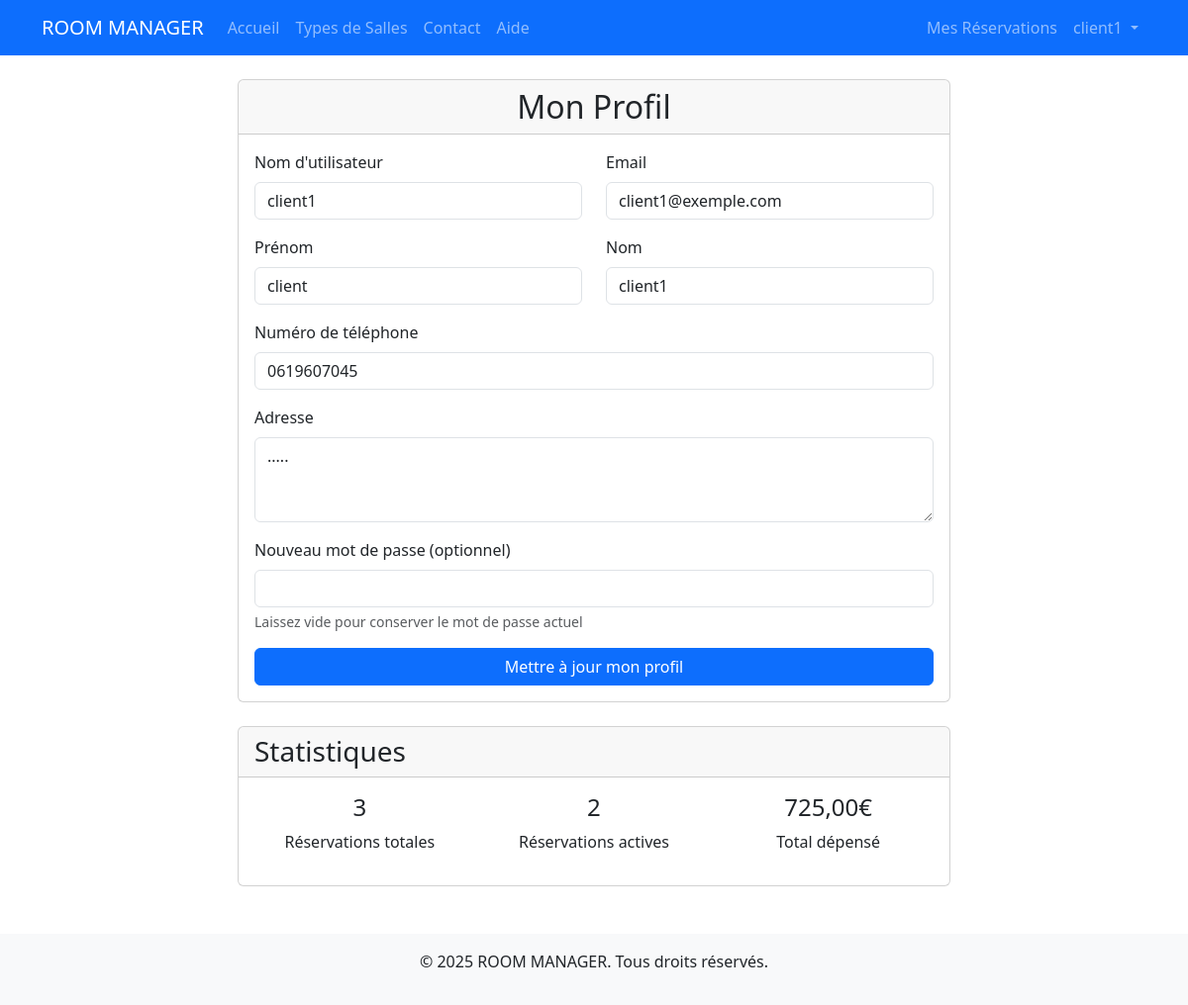
The app's page /profile/ (signed in) with its own data.
### core/models.py (models this page shows)
class User(AbstractUser):
    ROLE_CHOICES = [
        ('admin', 'Administrateur'),
        ('client', 'Client')
    ]
    phone_number = models.CharField(max_length=20, blank=True)
    address = models.TextField(blank=True)
    role = models.CharField(max_length=10, choices=ROLE_CHOICES, default='client')
    def is_admin_user(self):
        return self.role == 'admin' or self.is_superuser

### core/views.py (the view, shortened to what this page needs)
# urls.py: path('profile/', views.profile, name='profile'),
@login_required
def profile(request):
    total_bookings = request.user.booking_set.count()
    active_bookings = request.user.booking_set.filter(status__in=['pending', 'confirmed']).count()
    total_spent = sum(booking.total_amount for booking in request.user.booking_set.filter(payment_status=True))
    context = {
        'total_bookings': total_bookings,
        'active_bookings': active_bookings,
        'total_spent': total_spent
    }
    return render(request, 'core/profile.html', context)

### core/templates/core/profile.html (shortened to what this page needs)
{% extends 'core/base.html' %}
{% load crispy_forms_tags %}
{% block content %}
<div class="container">
    <div class="row justify-content-center">
        <div class="col-md-8">
            <div class="card">
                <div class="card-header">
                    <h2 class="text-center mb-0">Mon Profil</h2>
                </div>
                <div class="card-body">
                    <form method="post">
                        <div class="row">
                            <div class="col-md-6 mb-3">
                                <label for="username" class="form-label">Nom d'utilisateur</label>
                                <input type="text" class="form-control" id="username" value="{{ user.username }}" readonly>
                            </div>
                            <div class="col-md-6 mb-3">
                                <label for="email" class="form-label">Email</label>
                                <input type="email" class="form-control" id="email" name="email" value="{{ user.email }}" required>
                            </div>
                        </div>
                        <div class="row">
                            <div class="col-md-6 mb-3">
                                <label for="first_name" class="form-label">Prénom</label>
                                <input type="text" class="form-control" id="first_name" name="first_name" value="{{ user.first_name }}" required>
                            </div>
                            <div class="col-md-6 mb-3">
                                <label for="last_name" class="form-label">Nom</label>
                                <input type="text" class="form-control" id="last_name" name="last_name" value="{{ user.last_name }}" required>
                            </div>
                        </div>
                        <div class="mb-3">
                            <label for="phone_number" class="form-label">Numéro de téléphone</label>
                            <input type="tel" class="form-control" id="phone_number" name="phone_number" value="{{ user.phone_number }}" required>
                        </div>
                        <div class="mb-3">
                            <label for="address" class="form-label">Adresse</label>
                            <textarea class="form-control" id="address" name="address" rows="3" required>{{ user.address }}</textarea>
                        </div>
                        <div class="mb-3">
                            <label for="new_password" class="form-label">Nouveau mot de passe (optionnel)</label>
                            <input type="password" class="form-control" id="new_password" name="new_password">
                            <div class="form-text">Laissez vide pour conserver le mot de passe actuel</div>
                        </div>
                        <div class="d-grid">
                            <button type="submit" class="btn btn-primary">Mettre à jour mon profil</button>
                        </div>
                    </form>
                </div>
            </div>
            <div class="card mt-4">
                <div class="card-header">
                    <h3 class="mb-0">Statistiques</h3>
                </div>
                <div class="card-body">
                    <div class="row text-center">
                        <div class="col-md-4">
                            <h4>{{ total_bookings }}</h4>
                            <p>Réservations totales</p>
                        </div>
                        <div class="col-md-4">
                            <h4>{{ active_bookings }}</h4>
                            <p>Réservations actives</p>
                        </div>
                        <div class="col-md-4">
                            <h4>{{ total_spent }}€</h4>
                            <p>Total dépensé</p>
                        </div>
                    </div>
                </div>
            </div>
        </div>
    </div>
</div>
{% endblock %}

### core/templates/core/base.html (shortened to what this page needs)
<!DOCTYPE html>
<html lang="fr">
<head>
    <link href="https://cdn.jsdelivr.net/npm/bootstrap@5.3.0/dist/css/bootstrap.min.css" rel="stylesheet">
    <link href="https://cdnjs.cloudflare.com/ajax/libs/font-awesome/6.0.0/css/all.min.css" rel="stylesheet">
</head>
<body>
    <nav class="navbar navbar-expand-lg navbar-dark bg-primary">
        <div class="container">
            <a class="navbar-brand" href="{% url 'core:home' %}">ROOM MANAGER</a>
            <div class="collapse navbar-collapse" id="navbarNav">
                <ul class="navbar-nav me-auto">
                    {% if not user.is_admin_user %}
                    <li class="nav-item">
                        <a class="nav-link" href="{% url 'core:home' %}">Accueil</a>
                    </li>
                    <li class="nav-item">
                        <a class="nav-link" href="{% url 'core:room_types' %}">Types de Salles</a>
                    </li>
                    <li class="nav-item">
                        <a class="nav-link" href="{% url 'core:contact' %}">Contact</a>
                    </li>
                    <li class="nav-item">
                        <a class="nav-link" href="{% url 'core:help' %}">Aide</a>
                    </li>
                    {% endif %}
                </ul>
                <ul class="navbar-nav">
                    {% if user.is_authenticated %}
                        {% if user.is_admin_user %}
                            <li class="nav-item">
                                <a class="nav-link" href="{% url 'core:dashboard' %}">Tableau de Bord</a>
                            </li>
                            <li class="nav-item">
                                <a class="nav-link" href="{% url 'core:manage_bookings' %}">Gestion des Réservations</a>
                            </li>
                            <li class="nav-item">
                                <a class="nav-link" href="{% url 'core:manage_users' %}">Gestion des Utilisateurs</a>
                            </li>
                        {% else %}
                            <li class="nav-item">
                                <a class="nav-link" href="{% url 'core:booking_list' %}">Mes Réservations</a>
                            </li>
                        {% endif %}
                        <li class="nav-item dropdown">
                            <a class="nav-link dropdown-toggle" href="#" id="navbarDropdown" role="button" data-bs-toggle="dropdown">
                                {{ user.username }}
                            </a>
                        </li>
                    {% endif %}
                </ul>
            </div>
        </div>
    </nav>
    <div class="container mt-4">
        {% block content %}
        {% endblock %}
    </div>
    <footer class="bg-light mt-5 py-3">
        <div class="container text-center">
            <p>&copy; 2025 ROOM MANAGER. Tous droits réservés.</p>
        </div>
    </footer>
</body>
</html>

### records on screen
User: username "client1", email "client1@exemple.com", first_name "client", last_name "client1", phone_number "0619607045", address "....."

### other values on screen
{{ total_bookings }} "3"
{{ active_bookings }} "2"
{{ total_spent }} "725,00"
